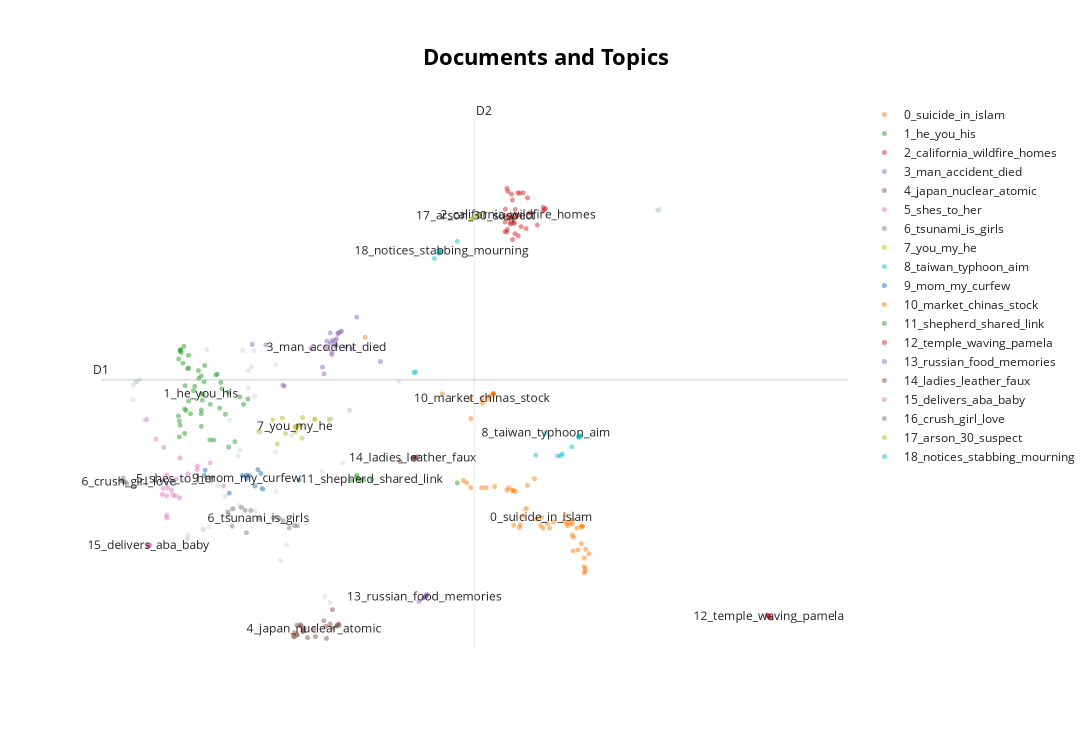

This figure's notebook cell:
### Code cell
# Run the visualization with the original embeddings
topic_model.visualize_documents(docs, embeddings=embeddings)

# Reduce dimensionality of embeddings, this step is optional but much faster to perform iteratively:
reduced_embeddings = UMAP(n_neighbors=10, n_components=2, min_dist=0.0, metric='cosine').fit_transform(embeddings)
topic_model.visualize_documents(docs, reduced_embeddings=reduced_embeddings)
